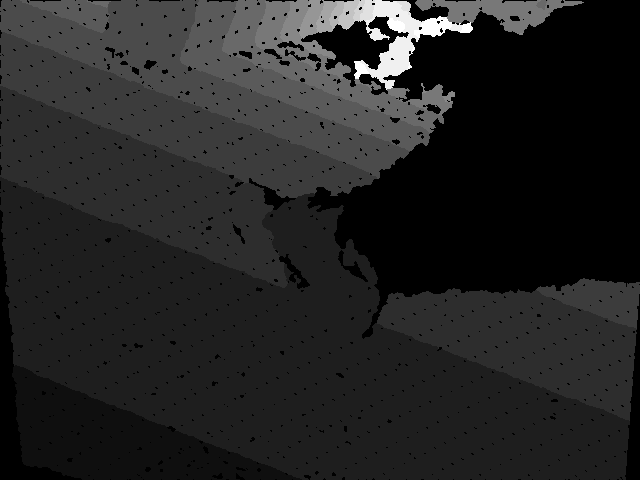
#> input picture scene0220_02/depth/0.png, 640 x 480 px; its folder holds 6 pictures in this run
$ jupyter execute --allow-errors Untitled.ipynb   (shell and % lines are left out)   (Python 2 division)   (older library calls are emulated)
#> lines starting #> are read from the running program, lines starting #| are printed output that depends on the picture; after the words box and inside, x2 and y2 are one past the last pixel; in counts of white or black regions, pixels touching at a corner belong together
[cell 1]
import os
for i in range(49, 69):
    yj = "mv " + str(i)+".png " + str(i-49) + ".png"
    os.system(yj)
#> further down, a is the input picture: shape (480, 640, 3); min 0, max 17, mean 2.41

[cell 2]
import cv2
#> (the rest of this cell did not finish here and is left out)

[cell 3]
import cv2
#> (the rest of this cell did not finish here and is left out)

[cell 4]
import cv2
for i in range(1):
    a = cv2.imread(str(i) + '.png', -1)
    print(a[300][300])
#| 2

[cell 5]
import cv2
a = cv2.imread(str(0) + '.png')
hflipImg = cv2.flip(a, 1)
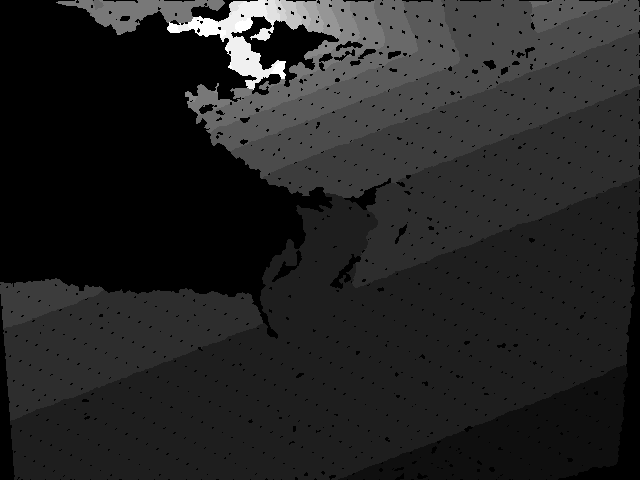
#> hflipImg: shape (480, 640, 3); min 0, max 17, mean 2.41; drawn with min black and max white
cv2.imwrite(str(3) + '_.png', hflipImg)
#> Out = True

[cell 6]
import cv2
a = cv2.imread("0.png",-1)
a[240][326]
#> Out = 2

[cell 7]
import cv2
import numpy as np

def CreatePointCloud():
    imgName1 =  "73.png"
    depthImg = cv2.imread(imgName1,-1)
    print(depthImg.shape)
    h, w = depthImg.shape
    camera = np.eye(3,3)
    print(camera)

    fx = 517.448
    fy = 517.448
    cx = 305.432
    cy = 250.411

    camera[0][0] = fx
    camera[0][2] = cx
    camera[1][1] = fy
    camera[1][2] = cy

    print(camera)

    cameraInv = np.linalg.inv(camera)

    # print(np.dot(camera, cameraInv))

    pointTxt = []

    for i in range():
        for ii in range(224, 412):
            iInit = i
            iiInit = ii
            i0 = iInit - 122
            ii0 = iiInit - 224
            print("%d %d\n"% (i,ii))
            if depthImg[i0][ii0] and i0%2 == 0 and ii0%2  == 0:
                pointAxis = depthImg[i0][ii0] * np.dot(cameraInv, np.array([[iiInit], [iInit], [1]]))
                pointAxis = np.transpose(pointAxis)
                tem = pointAxis.tolist()
                pointTxt.append(tem[0])
    print(len(pointTxt))
    fileName = "ROI.txt"
    np.savetxt(fileName, pointTxt)

#> (a cell that did not finish here is left out)

[cell 9]
import cv2
import numpy as np

def CreatePointCloud(cnt, RT,step = 8, x = 0, y = 0, x_ = 640, y_ = 480):
    imgName1 =  str(cnt) + ".png"
    RT = np.loadtxt("../tcw/" + str(RT) + ".txt")
    depthImg = cv2.imread(imgName1, -1)
    print(depthImg.shape)
    h, w = depthImg.shape
    camera = np.eye(3,3)
    print(camera)

    fx = 517.448
    fy = 517.448
    cx = 305.432
    cy = 250.411

    camera[0][0] = fx
    camera[0][2] = cx
    camera[1][1] = fy
    camera[1][2] = cy

    print(camera)

    cameraInv = np.linalg.inv(camera)
    print(cameraInv)

    # print(np.dot(camera, cameraInv))

    pointTxt = []

    for i in range(y, y_, step):
        for ii in range(x, x_, step):
#             if depthImg[i][ii]:
            if depthImg[i][ii] and depthImg[i][ii] < 1000:
                pointAxis = depthImg[i][ii] * np.dot(cameraInv, np.array([[ii], [i], [1]]))

                pointAxis = np.transpose(pointAxis)
                tem = pointAxis.tolist()
                pointTxt.append(tem[0])

    num = len(pointTxt)
    pointCloud = np.array(pointTxt)

    addC = np.ones(num)
    pointCloud = np.insert(pointCloud, 3, addC,1)

    alignPC = np.dot(RT, pointCloud.T)

    savePC = alignPC[0:3][:]

    np.savetxt(str(cnt) + ".txt", savePC.T)

    print(pointCloud.shape)

# CreatePointCloud(0, 100,100,300,300)
# for i in range(1):
#     CreatePointCloud(i,4)

#> (a cell that did not finish here is left out)

[cell 11]
import cv2
import numpy

#> (a cell that did not finish here is left out)

[cell 13]
import cv2
import numpy as np
from matplotlib import pyplot as plt
import mahotas

# 导入图片
img = cv2.imread('5.png',-1)
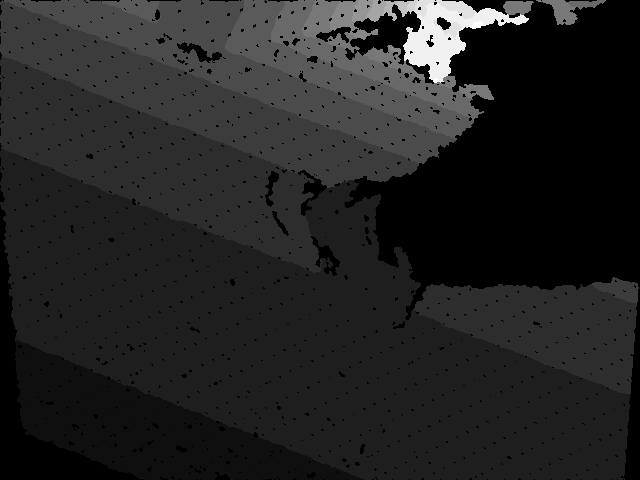
#> input picture scene0220_02/depth/5.png, 640 x 480 px
#> img is the input picture: shape (480, 640) uint16; min 0, max 4459, mean 700.2
img /= 15

print img
#> (printed output is left out)

# T = mahotas.thresholding.otsu(img)
# print(T)
# 利用直方图绘制函数
# 其中用到的参数有：img.ravel()，将多维数组转换为一维数组（若没必要，不会产生数据源的副本），用来指定每个bin(箱子)分布的数据，对应x轴
# 256 指定bin(箱子)的个数，也就是总共有几条条柱
# [0, 256] 是范围
# 其实还有别的参数可以使用，比如直方图的颜色，边框颜色，透明度，直方图类型，normed是否将得到的直方图向量归一化
plt.hist(img.ravel(),255,[0,255]); plt.show()
#> after `plt.hist(img.ravel(), 255, [0, 255])`:
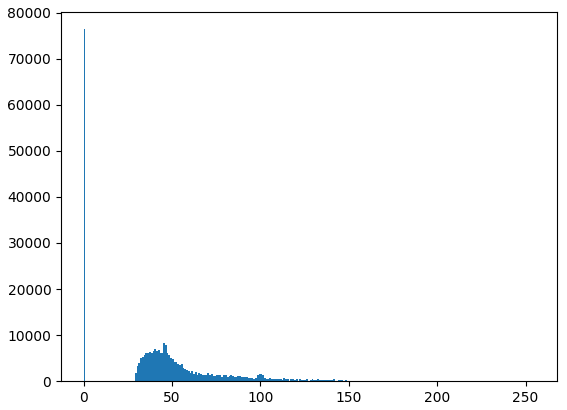
#> figure drawn by matplotlib, 1 panel; tallest bar 76382 high, from x = 0 to 1

# thresh = img.copy()

# thresh[thresh > 80] = 255
# thresh[thresh <= 80] = 0
# # h,w = img.shape
# # for i in range(h):
# #     for ii in range(w):
# #         if img[i][ii] > 1000:
# #             img[i][ii] = 0
# #         else:
# #             img[i][ii] = 1

# cv2.imshow('inv.png', thresh)
# cv2.waitKey(0)
# cv2.destroyAllWindows()

ret,binary = cv2.threshold(img,80,255,cv2.THRESH_BINARY)
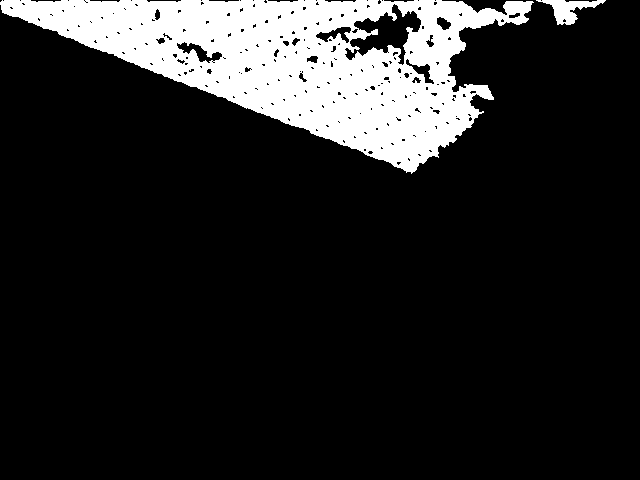
#> binary: shape (480, 640) uint16; 14.1% white; 2 white regions, box (x1, y1, x2, y2) and area: (0, 0, 534, 174) 42643, (536, 0, 606, 25) 708
cv2.imshow("inv", binary)

# cv2.imshow('inv.png', thresh)
cv2.waitKey(0)
cv2.destroyAllWindows()
